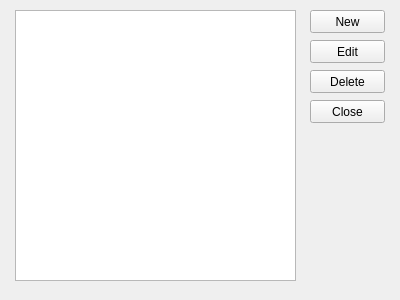
<?xml version="1.0" encoding="UTF-8"?>
<ui version="4.0">
 <class>SettingsForm</class>
 <widget class="QWidget" name="SettingsForm">
  <property name="geometry">
   <rect>
    <x>0</x>
    <y>0</y>
    <width>400</width>
    <height>300</height>
   </rect>
  </property>
  <property name="windowTitle">
   <string>Form</string>
  </property>
  <widget class="QPushButton" name="CloseButton">
   <property name="geometry">
    <rect>
     <x>310</x>
     <y>100</y>
     <width>75</width>
     <height>23</height>
    </rect>
   </property>
   <property name="text">
    <string>Close</string>
   </property>
  </widget>
  <widget class="QPushButton" name="NewButton">
   <property name="geometry">
    <rect>
     <x>310</x>
     <y>10</y>
     <width>75</width>
     <height>23</height>
    </rect>
   </property>
   <property name="text">
    <string>New</string>
   </property>
  </widget>
  <widget class="QPushButton" name="EditButton">
   <property name="geometry">
    <rect>
     <x>310</x>
     <y>40</y>
     <width>75</width>
     <height>23</height>
    </rect>
   </property>
   <property name="text">
    <string>Edit</string>
   </property>
  </widget>
  <widget class="QPushButton" name="DeleteButton">
   <property name="geometry">
    <rect>
     <x>310</x>
     <y>70</y>
     <width>75</width>
     <height>23</height>
    </rect>
   </property>
   <property name="text">
    <string>Delete</string>
   </property>
  </widget>
  <widget class="QListWidget" name="PersistableList">
   <property name="geometry">
    <rect>
     <x>15</x>
     <y>10</y>
     <width>281</width>
     <height>271</height>
    </rect>
   </property>
  </widget>
 </widget>
 <resources/>
 <connections/>
</ui>
